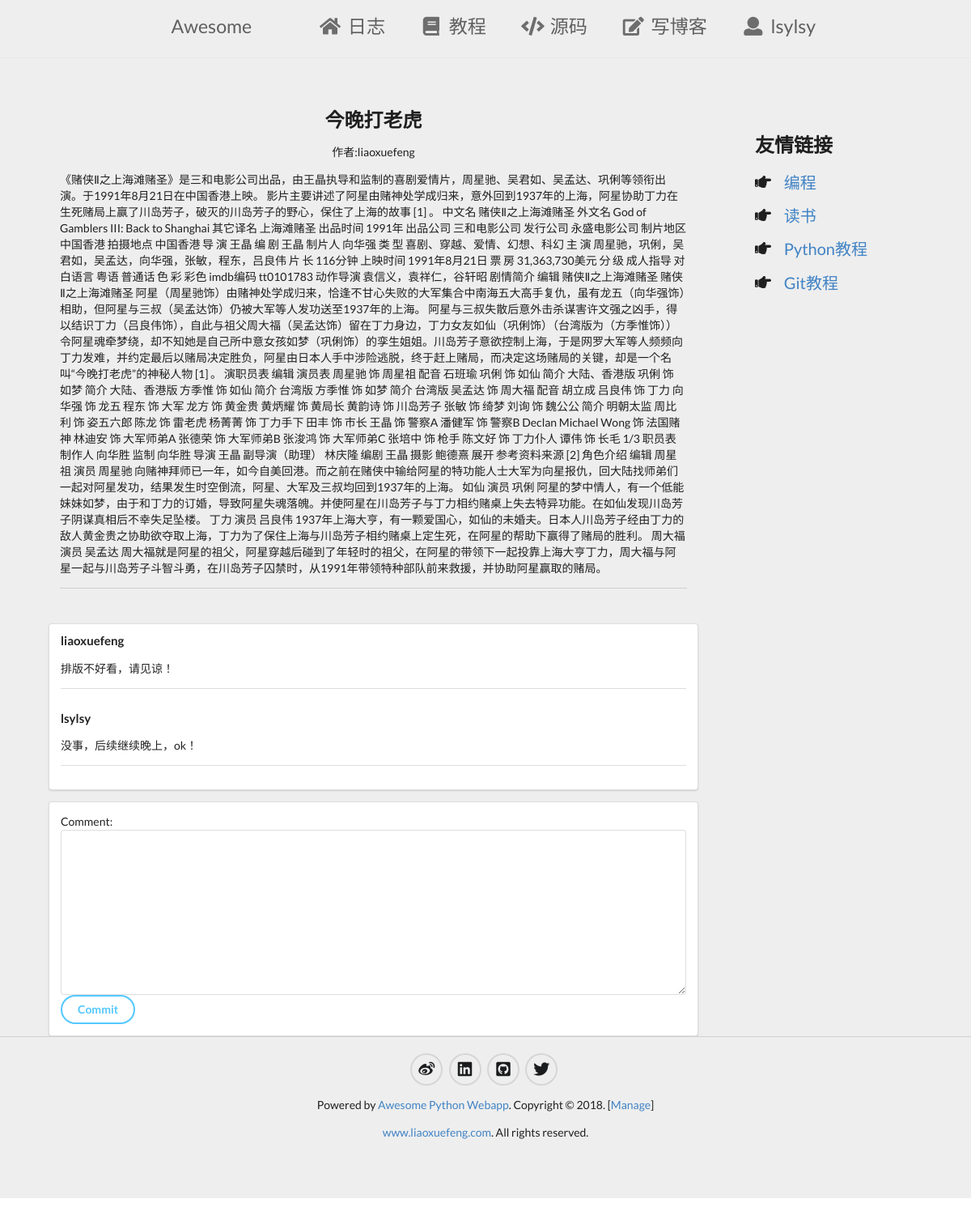
Screenshot of /blog/今晚打老虎 (signed in) with the database file from the repository.
### firstapp/models.py (models this page shows, shortened)
class Comment(models.Model):
    user_name = models.CharField(null = True, blank = True, max_length = 50)
    belong = models.ForeignKey(to=Blog, null=True,blank=True,related_name="under_comment",on_delete=models.CASCADE)
    comment = models.TextField(null = True)

class Blog(models.Model):
    user_name = models.ForeignKey(to = User, related_name = "under_blog",on_delete=models.CASCADE, null = True, blank = True )
    name = models.CharField(null = True, blank=True, max_length = 50 )
    summary = models.TextField(null =True)
    content = models.TextField(null =True)
    news_choice = models.NullBooleanField()
    editors_choice = models.NullBooleanField()

class User(models.Model):
    name = models.CharField(null = True, blank = True, max_length = 50)
    passwd = models.CharField(null = True,blank = True, max_length = 50)
    email = models.CharField(null = True, blank = True, max_length = 50)
    def __str__(self):
        return self.name

### firstapp/my_form.py
class CommentForm(forms.Form):
	comment = forms.CharField(
		required = True,
		widget = widgets.Textarea(attrs={"class":"form-control","palceholder":"Please enter your comment"}),
		min_length = 10,
		error_messages = {"required":"comment can not be empty"},
		strip = True
		)

### firstapp/coreweb.py (called while the page is built)
	def __call__(self, *args, **kw):
		print("ResponseHandler====================>args:",args)
		print("ResponseHandler====================>kw:",kw)
		try:
			r =  self._func(*args, **kw)
			return r
		except :
			raise

### firstapp/views.py (called while the page is built, shortened)
def path_to_session(func):
	def wrapper(*args,**kw):
		if args[0].session.get("url"):
			print(args[0].session["url"])
			del args[0].session["url"]
		args[0].session["url"] = args[0].path
		print(args[0].session["url"])
		print(args[0].path)
		return func(*args,**kw)
	return wrapper

@path_to_session
def blog(request,name):
	logging.info("belong blog--->",name)
	blog = Blog.objects.get(name = name)
	form = discuss(request,blog)
	if isinstance(form,forms.Form):
		return render(request, "blog.html", {"blog":blog,"form":form})
	else:
		return form

def discuss(request,belong):
	if request.method == "GET":
		form = my_form.CommentForm()
	print("form--->",form)
	return form

### firstapp/templates/blog.html (shortened to what this page needs)
{% extends '__base__.html' %}
{% block beforehead %}
<link rel="stylesheet" type="text/css" href="../static/css/content.css" charset="utf-8">
{% endblock %}
{% block blog %}
	<div class="ui basic segment">
		<h2 class="ui header blog_name">{{blog.name}}</h2>
		<p class="blog_auther">作者:{{blog.user_name}}</p>
		<p class="blog_summary">{{blog.content}}</p>
		<div class="ui divider"></div>
	</div>
    {% if blog.under_comment.all %}
        <div class="ui segment">
        {% for comment in blog.under_comment.all %}
            <h4 class="ui header">
                {{ comment.user_name }}
            </h4>
            <div class="">
                {{ comment.comment }}
            </div>
            <div class="ui divider"></div>
        {% endfor %}
    </div>
    {% endif %}
	<div class="ui segment">
		<form class="ui form" method="POST">
			<label>Comment:</label>
			{{form.comment}}
			<button class="ui circular inverted blue button" type="submit">Commit</button>
		</form>
	</div>
{% endblock %}

### firstapp/templates/__base__.html (shortened to what this page needs)
<!DOCTYPE html>
{% load staticfiles %}
<html>
<head>
	<link rel="stylesheet" type="text/css" href="{% static 'css/semantic.min.css' %}" charset="utf-8">
	<link rel="stylesheet" type="text/css" href="{% static 'css/header.css' %}" charset="utf-8">
	<link rel="stylesheet" type="text/css" href="{% static 'css/footer.css' %}" charset="utf-8">
	{% block beforehead %}  {% endblock %}
</head>
<body>
	<div id="main">
		<div class="ui vertical segment header">
			<div class="ui text menu header">
				<div class="item">
					<span id="awesome">Awesome</span>
				</div>
				<a href="{% url 'blogs' %}" class="item awesome"><i class="home icon"></i>日志</a>
				<a href="http://www.liaoxuefeng.com/" class="item awesome"><i class="book icon"></i>教程</a>
				<a href="https://github.com/WenXiDA/DjangoBlog" class="item awesome"><i class="code icon"></i>源码</a>
				<a href="{% url 'edit_blog'  %}" class="item awesome"><i class="edit icon"></i>写博客</a>
				<div class="right menu">
					{% if request.session.user %}
						<div class="ui dropdown item">
							<i class="user icon"></i>
							<span>{{request.session.user}}</span>
						</div>
					{% else %}
						<a href="{% url 'login' %}" class="item"><i></i>登录</a>
						<a href="{% url 'regist' %}" class="item"><i></i>注册</a>
					{% endif %}
				</div>
			</div>
		</div>
		<div id="content" class="ui container" style="width: 90%;">
			{% block content %}
				<div class="ui grid">
					<div class="twelve wide column ">
						{% block blog %}
						{% endblock %}
					</div>
					<div class="four wide column">
						<div class="ui basic very padded segment  ">
							<div class="ui list">
								<div class="item header">
									<div class="content">
										<h2 class="ui header">友情链接</h2>
									</div>
								</div>
								<div class="item">
									<i class="pointing right icon"></i>
									<div class="content">
										<a href="#">编程</a>
									</div>
								</div>
								<div class="item">
									<i class="pointing right icon"></i>
									<div class="content">
										<a href="#">读书</a>
									</div>
								</div>
								<div class="item">
									<i class="pointing right icon"></i>
									<div class="content">
										<a href="#">Python教程</a>
									</div>
								</div>
								<div class="item">
									<i class="pointing right icon"></i>
									<div class="content">
										<a href="#">Git教程</a>
									</div>
								</div>
							</div>
						</div>
					</div>
				</div>
			{% endblock %}
		</div>
		<div class="pager">
		</div>
		<div id="footer">
			<div class="ui basic horizontal segment">
				<a href="#" ><i class=" black circular weibo icon"></i></a>
				<a href="#" ><i class=" black circular linkedin icon"></i></a>
				<a href="#" ><i class=" black circular github square icon"></i></a>
				<a href="#" ><i class=" black circular twitter icon"></i></a>
			</div>
			<div class="ui basic segment intr">
				<p>Powered by <a href="#">Awesome Python Webapp</a>. Copyright &copy; 2018. [<a href="/manage/" target="_blank">Manage</a>]</p>
			</div>
			<div class="ui basic segment intr">
				<p><a href="http://www.liaoxuefeng.com/" target="_blank">www.liaoxuefeng.com</a>. All rights reserved.</p>
			</div>
	        <div class="ui basic segment intr">
	        	 <a target="_blank" href="#"><i class="html5 icon" style="font-size:64px; color: #444; margin-top: 20px;"></i></a>
	    	</div>
		</div>
	</div>
</body>
</html>

### firstapp/static/css/header.css (style rules this page uses)
.ui.vertical.segment.header { border-bottom: solid 1px #e8e8e8; margin-top: 0px; margin-bottom: 50px; padding: 0px 0px 5px 0px; }
#awesome { margin-right: 60px; }
.ui.text.menu.header { margin: 0px; padding: 0px 200px; }
.ui.text.menu.header >.right.menu { margin-right: 50px; }
.ui.text.menu.header > .item.awesome { margin-right: 20px ; }
.ui.list> .item { font-size: 20px; margin-bottom: 10px; }

### firstapp/static/css/footer.css (style rules this page uses)
body,html { margin: 0; padding: 0; height:100%; }
#main { background:#eee; min-height: 100%; position: relative; }
#content { padding-bottom:0px; }
.pager { padding-bottom:200px; }
#footer { position:absolute; bottom:0; width:100%; height:200px; background: #eee; }
#footer > .ui.basic.segment.intr { text-align: center; margin-top: 0px; padding: 0px; }
.ui.basic.horizontal.segment { font-size: 20px; text-align: center; padding-top: 20px; padding-bottom:0px; border-top: solid 1px rgba(34,36,38,.15) }

### firstapp/static/css/content.css (style rules this page uses)
.ui.header.blog_name { text-align: center; }
.blog_auther { text-align: center; }

### rows the page displays
Comment: session.user "lsylsy", user_name "lsylsy", comment "没事，后续继续晚上，ok！"
Blog: name "今晚打老虎", user_name "liaoxuefeng", content "《赌侠Ⅱ之上海滩赌圣》是三和电影公司出品，由王晶执导和监制的喜剧爱情片，周星驰、吴君如、吴孟达、巩俐等领衔出演。于1991年8月21日在中国香港上映。 影片主要讲述了阿星由赌神处学成归来，意外回到1937年的上海，阿星协助丁力在生死赌局上赢了川岛芳子，破灭的川岛芳子的野心，保住了上海的故事 [1] 。 中文名 赌侠Ⅱ之上海滩赌圣 外文名 God of Gamblers III: Back to Shanghai 其它译名 上海滩赌圣 出品时间 1991年 出品公司 三和电影公司 发行公司 永盛电影公司 制片地区 中国香港 拍摄地点 中国香港 导 演 王晶 编 剧 王晶 制片人 向华强 类 型 喜剧、穿越、爱情、幻想、科幻 主 演 周星驰，巩俐，吴君如，吴孟达，向华强，张敏，程东，吕良伟 片 长 116分钟 上映时间 1991年8月21日 票 房 31,363,730美元 分 级 成人指导 对白语言 粤语 普通话 色 彩 彩色 imdb编码 tt0101783 动作导演 袁信义，袁祥仁，谷轩昭 剧情简介 编辑 赌侠Ⅱ之上海滩赌圣 赌侠Ⅱ之上海滩赌圣 阿星（周星驰饰）由赌神处学成归来，恰逢不甘心失败的大军集合中南海五大高手复仇，虽有龙五（向华强饰）相助，但阿星与三叔（吴孟达饰）仍被大军等人发功送至1937年的上海。…"
Comment: user_name "liaoxuefeng", comment "排版不好看，请见谅！"
